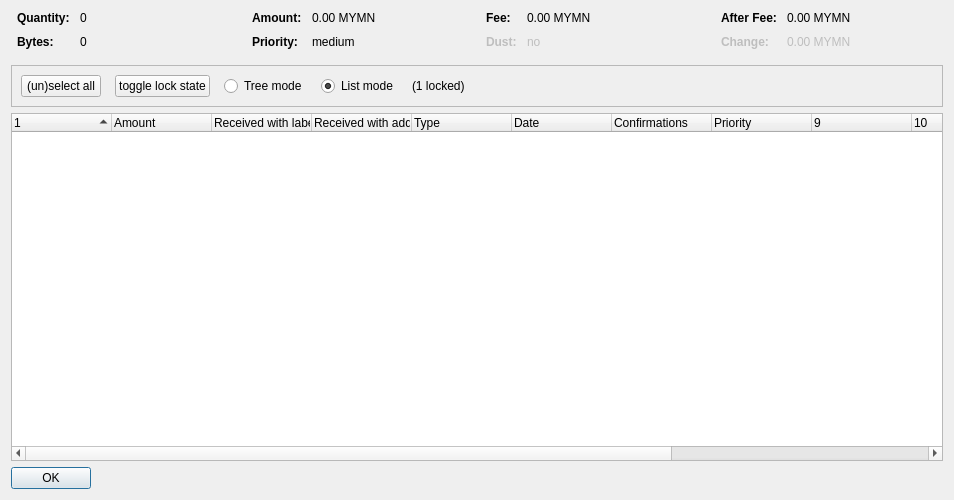
<?xml version="1.0" encoding="UTF-8"?>
<ui version="4.0">
 <class>CoinControlDialog</class>
 <widget class="QDialog" name="CoinControlDialog">
  <property name="geometry">
   <rect>
    <x>0</x>
    <y>0</y>
    <width>954</width>
    <height>500</height>
   </rect>
  </property>
  <property name="windowTitle">
   <string>Coin Selection</string>
  </property>
  <layout class="QVBoxLayout" name="verticalLayout">
   <item>
    <layout class="QHBoxLayout" name="horizontalLayoutTop" stretch="0,0,0,0">
     <property name="topMargin">
      <number>0</number>
     </property>
     <property name="bottomMargin">
      <number>10</number>
     </property>
     <item>
      <layout class="QFormLayout" name="formLayoutCoinControl1">
       <property name="horizontalSpacing">
        <number>10</number>
       </property>
       <property name="verticalSpacing">
        <number>10</number>
       </property>
       <property name="leftMargin">
        <number>6</number>
       </property>
       <property name="rightMargin">
        <number>6</number>
       </property>
       <item row="0" column="0">
        <widget class="QLabel" name="labelCoinControlQuantityText">
         <property name="font">
          <font>
           <weight>75</weight>
           <bold>true</bold>
          </font>
         </property>
         <property name="text">
          <string>Quantity:</string>
         </property>
        </widget>
       </item>
       <item row="0" column="1">
        <widget class="QLabel" name="labelCoinControlQuantity">
         <property name="cursor">
          <cursorShape>IBeamCursor</cursorShape>
         </property>
         <property name="contextMenuPolicy">
          <enum>Qt::ActionsContextMenu</enum>
         </property>
         <property name="text">
          <string notr="true">0</string>
         </property>
         <property name="textInteractionFlags">
          <set>Qt::LinksAccessibleByMouse|Qt::TextSelectableByKeyboard|Qt::TextSelectableByMouse</set>
         </property>
        </widget>
       </item>
       <item row="1" column="0">
        <widget class="QLabel" name="labelCoinControlBytesText">
         <property name="font">
          <font>
           <weight>75</weight>
           <bold>true</bold>
          </font>
         </property>
         <property name="text">
          <string>Bytes:</string>
         </property>
        </widget>
       </item>
       <item row="1" column="1">
        <widget class="QLabel" name="labelCoinControlBytes">
         <property name="cursor">
          <cursorShape>IBeamCursor</cursorShape>
         </property>
         <property name="contextMenuPolicy">
          <enum>Qt::ActionsContextMenu</enum>
         </property>
         <property name="text">
          <string notr="true">0</string>
         </property>
         <property name="textInteractionFlags">
          <set>Qt::LinksAccessibleByMouse|Qt::TextSelectableByKeyboard|Qt::TextSelectableByMouse</set>
         </property>
        </widget>
       </item>
      </layout>
     </item>
     <item>
      <layout class="QFormLayout" name="formLayoutCoinControl2">
       <property name="horizontalSpacing">
        <number>10</number>
       </property>
       <property name="verticalSpacing">
        <number>10</number>
       </property>
       <property name="leftMargin">
        <number>6</number>
       </property>
       <property name="rightMargin">
        <number>6</number>
       </property>
       <item row="0" column="0">
        <widget class="QLabel" name="labelCoinControlAmountText">
         <property name="font">
          <font>
           <weight>75</weight>
           <bold>true</bold>
          </font>
         </property>
         <property name="text">
          <string>Amount:</string>
         </property>
        </widget>
       </item>
       <item row="0" column="1">
        <widget class="QLabel" name="labelCoinControlAmount">
         <property name="cursor">
          <cursorShape>IBeamCursor</cursorShape>
         </property>
         <property name="contextMenuPolicy">
          <enum>Qt::ActionsContextMenu</enum>
         </property>
         <property name="text">
          <string notr="true">0.00 MYMN</string>
         </property>
         <property name="textInteractionFlags">
          <set>Qt::LinksAccessibleByMouse|Qt::TextSelectableByKeyboard|Qt::TextSelectableByMouse</set>
         </property>
        </widget>
       </item>
       <item row="1" column="0">
        <widget class="QLabel" name="labelCoinControlPriorityText">
         <property name="font">
          <font>
           <weight>75</weight>
           <bold>true</bold>
          </font>
         </property>
         <property name="text">
          <string>Priority:</string>
         </property>
        </widget>
       </item>
       <item row="1" column="1">
        <widget class="QLabel" name="labelCoinControlPriority">
         <property name="cursor">
          <cursorShape>IBeamCursor</cursorShape>
         </property>
         <property name="contextMenuPolicy">
          <enum>Qt::ActionsContextMenu</enum>
         </property>
         <property name="text">
          <string>medium</string>
         </property>
         <property name="textInteractionFlags">
          <set>Qt::LinksAccessibleByMouse|Qt::TextSelectableByKeyboard|Qt::TextSelectableByMouse</set>
         </property>
        </widget>
       </item>
      </layout>
     </item>
     <item>
      <layout class="QFormLayout" name="formLayoutCoinControl3">
       <property name="horizontalSpacing">
        <number>10</number>
       </property>
       <property name="verticalSpacing">
        <number>10</number>
       </property>
       <property name="leftMargin">
        <number>6</number>
       </property>
       <property name="rightMargin">
        <number>6</number>
       </property>
       <item row="0" column="0">
        <widget class="QLabel" name="labelCoinControlFeeText">
         <property name="font">
          <font>
           <weight>75</weight>
           <bold>true</bold>
          </font>
         </property>
         <property name="text">
          <string>Fee:</string>
         </property>
        </widget>
       </item>
       <item row="0" column="1">
        <widget class="QLabel" name="labelCoinControlFee">
         <property name="cursor">
          <cursorShape>IBeamCursor</cursorShape>
         </property>
         <property name="contextMenuPolicy">
          <enum>Qt::ActionsContextMenu</enum>
         </property>
         <property name="text">
          <string notr="true">0.00 MYMN</string>
         </property>
         <property name="textInteractionFlags">
          <set>Qt::LinksAccessibleByMouse|Qt::TextSelectableByKeyboard|Qt::TextSelectableByMouse</set>
         </property>
        </widget>
       </item>
       <item row="1" column="0">
        <widget class="QLabel" name="labelCoinControlLowOutputText">
         <property name="enabled">
          <bool>false</bool>
         </property>
         <property name="font">
          <font>
           <weight>75</weight>
           <bold>true</bold>
          </font>
         </property>
         <property name="text">
          <string>Dust:</string>
         </property>
        </widget>
       </item>
       <item row="1" column="1">
        <widget class="QLabel" name="labelCoinControlLowOutput">
         <property name="enabled">
          <bool>false</bool>
         </property>
         <property name="cursor">
          <cursorShape>IBeamCursor</cursorShape>
         </property>
         <property name="contextMenuPolicy">
          <enum>Qt::ActionsContextMenu</enum>
         </property>
         <property name="text">
          <string>no</string>
         </property>
         <property name="textInteractionFlags">
          <set>Qt::LinksAccessibleByMouse|Qt::TextSelectableByKeyboard|Qt::TextSelectableByMouse</set>
         </property>
        </widget>
       </item>
      </layout>
     </item>
     <item>
      <layout class="QFormLayout" name="formLayoutCoinControl4">
       <property name="horizontalSpacing">
        <number>10</number>
       </property>
       <property name="verticalSpacing">
        <number>10</number>
       </property>
       <property name="leftMargin">
        <number>6</number>
       </property>
       <property name="rightMargin">
        <number>6</number>
       </property>
       <item row="0" column="0">
        <widget class="QLabel" name="labelCoinControlAfterFeeText">
         <property name="font">
          <font>
           <weight>75</weight>
           <bold>true</bold>
          </font>
         </property>
         <property name="text">
          <string>After Fee:</string>
         </property>
        </widget>
       </item>
       <item row="0" column="1">
        <widget class="QLabel" name="labelCoinControlAfterFee">
         <property name="cursor">
          <cursorShape>IBeamCursor</cursorShape>
         </property>
         <property name="contextMenuPolicy">
          <enum>Qt::ActionsContextMenu</enum>
         </property>
         <property name="text">
          <string notr="true">0.00 MYMN</string>
         </property>
         <property name="textInteractionFlags">
          <set>Qt::LinksAccessibleByMouse|Qt::TextSelectableByKeyboard|Qt::TextSelectableByMouse</set>
         </property>
        </widget>
       </item>
       <item row="1" column="0">
        <widget class="QLabel" name="labelCoinControlChangeText">
         <property name="enabled">
          <bool>false</bool>
         </property>
         <property name="font">
          <font>
           <weight>75</weight>
           <bold>true</bold>
          </font>
         </property>
         <property name="text">
          <string>Change:</string>
         </property>
        </widget>
       </item>
       <item row="1" column="1">
        <widget class="QLabel" name="labelCoinControlChange">
         <property name="enabled">
          <bool>false</bool>
         </property>
         <property name="cursor">
          <cursorShape>IBeamCursor</cursorShape>
         </property>
         <property name="contextMenuPolicy">
          <enum>Qt::ActionsContextMenu</enum>
         </property>
         <property name="text">
          <string notr="true">0.00 MYMN</string>
         </property>
         <property name="textInteractionFlags">
          <set>Qt::LinksAccessibleByMouse|Qt::TextSelectableByKeyboard|Qt::TextSelectableByMouse</set>
         </property>
        </widget>
       </item>
      </layout>
     </item>
    </layout>
   </item>
   <item>
    <widget class="QFrame" name="frame">
     <property name="minimumSize">
      <size>
       <width>0</width>
       <height>40</height>
      </size>
     </property>
     <property name="frameShape">
      <enum>QFrame::StyledPanel</enum>
     </property>
     <property name="frameShadow">
      <enum>QFrame::Sunken</enum>
     </property>
     <layout class="QHBoxLayout" name="horizontalLayout">
      <item>
       <layout class="QHBoxLayout" name="horizontalLayoutPanel" stretch="0,0,0,0,0,0">
        <property name="spacing">
         <number>14</number>
        </property>
        <item>
         <widget class="QPushButton" name="pushButtonSelectAll">
          <property name="sizePolicy">
           <sizepolicy hsizetype="Maximum" vsizetype="Fixed">
            <horstretch>0</horstretch>
            <verstretch>0</verstretch>
           </sizepolicy>
          </property>
          <property name="text">
           <string>(un)select all</string>
          </property>
          <property name="autoDefault">
           <bool>false</bool>
          </property>
         </widget>
        </item>
        <item>
         <widget class="QPushButton" name="pushButtonToggleLock">
          <property name="sizePolicy">
           <sizepolicy hsizetype="Maximum" vsizetype="Fixed">
            <horstretch>0</horstretch>
            <verstretch>0</verstretch>
           </sizepolicy>
          </property>
          <property name="text">
           <string>toggle lock state</string>
          </property>
          <property name="autoDefault">
           <bool>false</bool>
          </property>
         </widget>
        </item>
        <item>
         <widget class="QRadioButton" name="radioTreeMode">
          <property name="sizePolicy">
           <sizepolicy hsizetype="Maximum" vsizetype="Fixed">
            <horstretch>0</horstretch>
            <verstretch>0</verstretch>
           </sizepolicy>
          </property>
          <property name="text">
           <string>Tree mode</string>
          </property>
         </widget>
        </item>
        <item>
         <widget class="QRadioButton" name="radioListMode">
          <property name="sizePolicy">
           <sizepolicy hsizetype="Maximum" vsizetype="Fixed">
            <horstretch>0</horstretch>
            <verstretch>0</verstretch>
           </sizepolicy>
          </property>
          <property name="text">
           <string>List mode</string>
          </property>
          <property name="checked">
           <bool>true</bool>
          </property>
         </widget>
        </item>
        <item>
         <widget class="QLabel" name="labelLocked">
          <property name="text">
           <string>(1 locked)</string>
          </property>
         </widget>
        </item>
        <item>
         <spacer name="horizontalSpacer">
          <property name="orientation">
           <enum>Qt::Horizontal</enum>
          </property>
          <property name="sizeHint" stdset="0">
           <size>
            <width>40</width>
            <height>20</height>
           </size>
          </property>
         </spacer>
        </item>
       </layout>
      </item>
     </layout>
    </widget>
   </item>
   <item>
    <widget class="CoinControlTreeWidget" name="treeWidget">
     <property name="contextMenuPolicy">
      <enum>Qt::CustomContextMenu</enum>
     </property>
     <property name="sortingEnabled">
      <bool>false</bool>
     </property>
     <property name="columnCount">
      <number>13</number>
     </property>
     <attribute name="headerShowSortIndicator" stdset="0">
      <bool>true</bool>
     </attribute>
     <attribute name="headerStretchLastSection">
      <bool>false</bool>
     </attribute>
     <column>
      <property name="text">
       <string/>
      </property>
     </column>
     <column>
      <property name="text">
       <string>Amount</string>
      </property>
     </column>
     <column>
      <property name="text">
       <string>Received with label</string>
      </property>
     </column>
     <column>
      <property name="text">
       <string>Received with address</string>
      </property>
     </column>
     <column>
      <property name="text">
	<string>Type</string>
      </property>
     </column>
     <column>
      <property name="text">	 
       <string>Date</string>
      </property>
     </column>
     <column>
      <property name="text">
       <string>Confirmations</string>
      </property>
      <property name="toolTip">
       <string>Confirmed</string>
      </property>
     </column>
     <column>
      <property name="text">
       <string>Priority</string>
      </property>
     </column>
     <column>
      <property name="text">
       <string/>
      </property>
     </column>
     <column>
      <property name="text">
       <string/>
      </property>
     </column>
     <column>
      <property name="text">
       <string/>
      </property>
     </column>
     <column>
      <property name="text">
       <string/>
      </property>
     </column>
     <column>
      <property name="text">
       <string/>
      </property>
     </column>
    </widget>
   </item>
   <item>
    <widget class="QDialogButtonBox" name="buttonBox">
     <property name="sizePolicy">
      <sizepolicy hsizetype="Maximum" vsizetype="Fixed">
       <horstretch>0</horstretch>
       <verstretch>0</verstretch>
      </sizepolicy>
     </property>
     <property name="orientation">
      <enum>Qt::Horizontal</enum>
     </property>
     <property name="standardButtons">
      <set>QDialogButtonBox::Ok</set>
     </property>
    </widget>
   </item>
  </layout>
 </widget>
 <customwidgets>
  <customwidget>
   <class>CoinControlTreeWidget</class>
   <extends>QTreeWidget</extends>
   <header>coincontroltreewidget.h</header>
  </customwidget>
 </customwidgets>
 <resources/>
 <connections/>
</ui>
